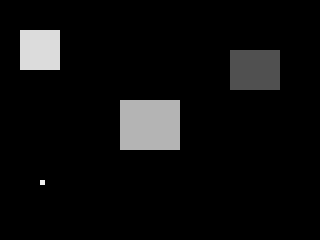
#> input picture downloads/2026-10-22/examples/course/data/parts.png, 320 x 240 px
$ python 03_replay.py
#> lines starting #> are read from the running program, lines starting #| are printed output that depends on the picture; after the words box and inside, x2 and y2 are one past the last pixel; in counts of white or black regions, pixels touching at a corner belong together
import cv2
from pathlib import Path
root = Path(__file__).resolve().parent.parent
for name in ["parts.png", "empty.png", "holdout.png"]:
    frame = cv2.imread(str(root / "data" / name))
#> frame is the input picture: shape (240, 320, 3); min 0, max 240, mean 13.8
    if frame is None:
        raise ValueError("프레임을 읽을 수 없습니다: " + name)
    gray = cv2.cvtColor(frame, cv2.COLOR_BGR2GRAY)
    used, mask = cv2.threshold(gray, 100, 255, cv2.THRESH_BINARY)
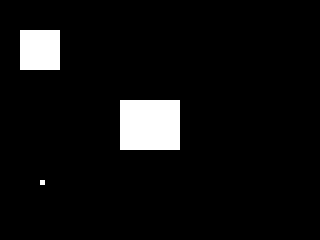
#> mask: shape (240, 320); 6% white; 3 white regions
    contours, hierarchy = cv2.findContours(mask, cv2.RETR_EXTERNAL, cv2.CHAIN_APPROX_SIMPLE)
#> contours = 3 contours, 1 with area under 20; largest, box (x1, y1, x2, y2) and area: (120, 100, 180, 150) 2891, (20, 30, 60, 70) 1521
    count = 0
    for contour in contours:
        if cv2.contourArea(contour) >= 100:
            count = count + 1
#> this loop made 3 passes
#> (contour, count) on passes 2 to 3: ([[120, 100], [120, 149], [179, 149], [179, 100]], 1), ([[20, 30], [20, 69], [59, 69], [59, 30]], 2)
#> contour on pass 1: [[40, 180], [40, 184], [44, 184], [44, 180]]
#> after the loop, count = 2
    print(name, count)
#| parts.png 2
#> (the run stopped early here; a loop or call above may not have finished)
